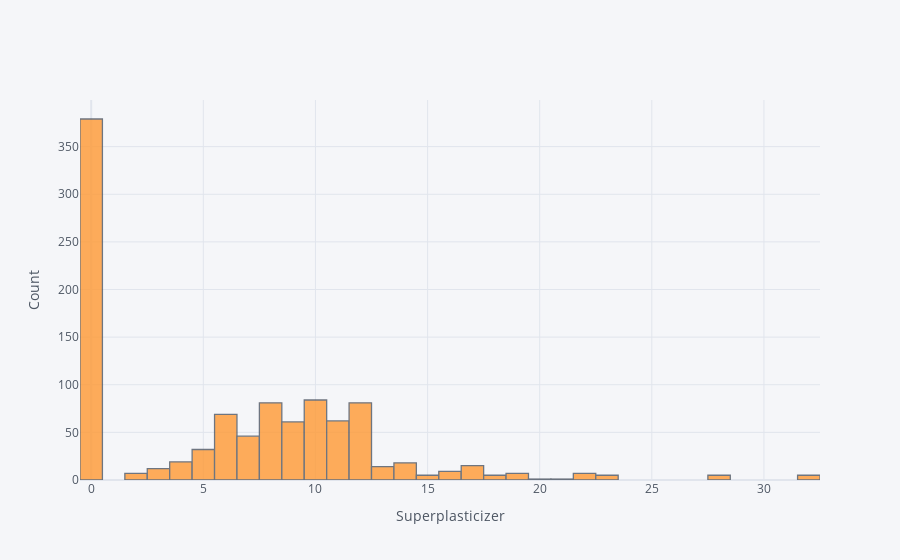

Write notebook code for a chart like this one.
### Code cell
ds[['Superplasticizer ']].iplot(kind='hist', yTitle='Count',xTitle='Superplasticizer')

### Figure 1 — Plotly figure (JSON) as saved in the notebook; plotly's stock layout.template omitted (floating-point values rounded to 4 significant figures; data arrays with more than 128 entries replaced by an {"elided": "..."} marker saying what was removed)
{"data": [{"histfunc": "count", "histnorm": "", "marker": {"color": "rgba(255, 153, 51, 1.0)", "line": {"color": "#4D5663", "width": 1.3}}, "name": "Superplasticizer ", "opacity": 0.8, "orientation": "v", "type": "histogram", "x": {"elided": "1030 float values"}}], "layout": {"barmode": "overlay", "legend": {"bgcolor": "#F5F6F9", "font": {"color": "#4D5663"}}, "paper_bgcolor": "#F5F6F9", "plot_bgcolor": "#F5F6F9", "title": {"font": {"color": "#4D5663"}}, "xaxis": {"gridcolor": "#E1E5ED", "showgrid": true, "tickfont": {"color": "#4D5663"}, "title": {"font": {"color": "#4D5663"}, "text": "Superplasticizer"}, "zerolinecolor": "#E1E5ED"}, "yaxis": {"gridcolor": "#E1E5ED", "showgrid": true, "tickfont": {"color": "#4D5663"}, "title": {"font": {"color": "#4D5663"}, "text": "Count"}, "zerolinecolor": "#E1E5ED"}}}
